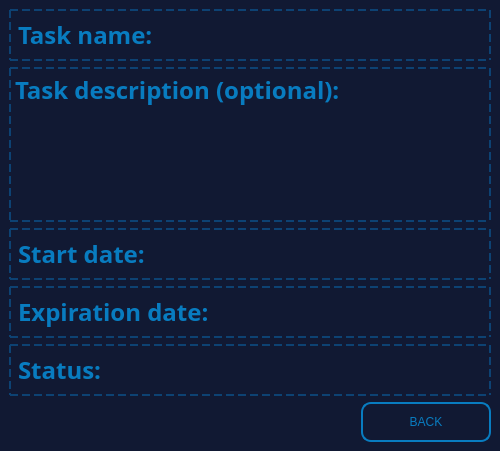
<?xml version="1.0" encoding="UTF-8"?>
<ui version="4.0">
 <class>MainWindow</class>
 <widget class="QMainWindow" name="MainWindow">
  <property name="geometry">
   <rect>
    <x>0</x>
    <y>0</y>
    <width>500</width>
    <height>451</height>
   </rect>
  </property>
  <property name="sizePolicy">
   <sizepolicy hsizetype="Fixed" vsizetype="Fixed">
    <horstretch>0</horstretch>
    <verstretch>0</verstretch>
   </sizepolicy>
  </property>
  <property name="minimumSize">
   <size>
    <width>500</width>
    <height>370</height>
   </size>
  </property>
  <property name="maximumSize">
   <size>
    <width>500</width>
    <height>16777215</height>
   </size>
  </property>
  <property name="windowTitle">
   <string>MainWindow</string>
  </property>
  <property name="styleSheet">
   <string notr="true">background-color: #111933;</string>
  </property>
  <widget class="QWidget" name="centralwidget">
   <layout class="QVBoxLayout" name="verticalLayout">
    <item>
     <widget class="QLabel" name="label">
      <property name="enabled">
       <bool>true</bool>
      </property>
      <property name="font">
       <font>
        <family>Book Antiqua</family>
        <pointsize>18</pointsize>
        <weight>75</weight>
        <bold>true</bold>
       </font>
      </property>
      <property name="styleSheet">
       <string notr="true">color: #087cc0;

border: 2px dashed #0d4273;</string>
      </property>
      <property name="text">
       <string>Task name:</string>
      </property>
      <property name="alignment">
       <set>Qt::AlignLeading|Qt::AlignLeft|Qt::AlignTop</set>
      </property>
      <property name="wordWrap">
       <bool>false</bool>
      </property>
     </widget>
    </item>
    <item>
     <widget class="QPlainTextEdit" name="plainTextEdit">
      <property name="enabled">
       <bool>true</bool>
      </property>
      <property name="font">
       <font>
        <family>Book Antiqua</family>
        <pointsize>18</pointsize>
        <weight>75</weight>
        <bold>true</bold>
       </font>
      </property>
      <property name="styleSheet">
       <string notr="true">QPlainTextEdit{
	color: #087cc0;
	border: 2px dashed #0d4273;
}

QScrollBar:vertical{
	border: none;
    background:#087cc0;
    width: 14px;
    margin: 15px 0 15px 0;
	border-radius: 0px;
}

/*  HANDLE BAR VERTICAL */
QScrollBar::handle:vertical {	
	background-color: #0d5377;
	min-height: 30px;
}
QScrollBar::handle:vertical:hover{	
	background-color: rgb(235, 235, 235);
}
QScrollBar::handle:vertical:pressed {	
	background-color: rgb(255, 255, 255);
}

/* BTN TOP - SCROLLBAR */
QScrollBar::sub-line:vertical {
	border: none;
	background-color:#03d3f2;
	height: 15px;
	subcontrol-position: top;
	subcontrol-origin: margin;
}
QScrollBar::sub-line:vertical:hover {	
	background-color: rgb(235, 235, 235);
}
QScrollBar::sub-line:vertical:pressed {	
	background-color: rgb(255, 255, 255);
}

/* BTN BOTTOM - SCROLLBAR */
QScrollBar::add-line:vertical {
	border: none;
	background-color: #03d3f2;
	height: 15px;
	subcontrol-position: bottom;
	subcontrol-origin: margin;
}
QScrollBar::add-line:vertical:hover {	
	background-color: rgb(235, 235, 235);
}
QScrollBar::add-line:vertical:pressed {	
	background-color: rgb(255, 255, 255);
}

/* RESET ARROW */
QScrollBar::up-arrow:vertical, QScrollBar::down-arrow:vertical {
	background: none;
}
QScrollBar::add-page:vertical, QScrollBar::sub-page:vertical {
	background: none;
}</string>
      </property>
      <property name="plainText">
       <string>Task description (optional):</string>
      </property>
     </widget>
    </item>
    <item>
     <widget class="QLabel" name="label_3">
      <property name="font">
       <font>
        <family>Book Antiqua</family>
        <pointsize>18</pointsize>
        <weight>75</weight>
        <bold>true</bold>
       </font>
      </property>
      <property name="styleSheet">
       <string notr="true">color: #087cc0;
border: 2px dashed #0d4273;</string>
      </property>
      <property name="text">
       <string>Start date:</string>
      </property>
      <property name="alignment">
       <set>Qt::AlignLeading|Qt::AlignLeft|Qt::AlignTop</set>
      </property>
     </widget>
    </item>
    <item>
     <widget class="QLabel" name="label_4">
      <property name="font">
       <font>
        <family>Book Antiqua</family>
        <pointsize>18</pointsize>
        <weight>75</weight>
        <bold>true</bold>
       </font>
      </property>
      <property name="styleSheet">
       <string notr="true">color: #087cc0;
border: 2px dashed #0d4273;</string>
      </property>
      <property name="text">
       <string>Expiration date:</string>
      </property>
      <property name="alignment">
       <set>Qt::AlignLeading|Qt::AlignLeft|Qt::AlignTop</set>
      </property>
     </widget>
    </item>
    <item>
     <widget class="QLabel" name="label_5">
      <property name="font">
       <font>
        <family>Book Antiqua</family>
        <pointsize>18</pointsize>
        <weight>75</weight>
        <bold>true</bold>
       </font>
      </property>
      <property name="styleSheet">
       <string notr="true">color: #087cc0;
border: 2px dashed #0d4273;</string>
      </property>
      <property name="text">
       <string>Status:</string>
      </property>
      <property name="alignment">
       <set>Qt::AlignLeading|Qt::AlignLeft|Qt::AlignTop</set>
      </property>
     </widget>
    </item>
    <item>
     <layout class="QHBoxLayout" name="horizontalLayout">
      <item>
       <spacer name="horizontalSpacer">
        <property name="orientation">
         <enum>Qt::Horizontal</enum>
        </property>
        <property name="sizeHint" stdset="0">
         <size>
          <width>40</width>
          <height>20</height>
         </size>
        </property>
       </spacer>
      </item>
      <item>
       <widget class="QPushButton" name="discard_changes_Btn">
        <property name="sizePolicy">
         <sizepolicy hsizetype="Fixed" vsizetype="Fixed">
          <horstretch>0</horstretch>
          <verstretch>0</verstretch>
         </sizepolicy>
        </property>
        <property name="minimumSize">
         <size>
          <width>130</width>
          <height>40</height>
         </size>
        </property>
        <property name="styleSheet">
         <string notr="true">QPushButton{

	border: 2px solid #087cc0;
	color: #087cc0;
	font: 75 14pt &quot;Book Antiqua&quot;;
	border-radius: 10px;
}

QPushButton:hover{
	background-color: rgb(25, 38, 76);
}

</string>
        </property>
        <property name="text">
         <string>BACK</string>
        </property>
       </widget>
      </item>
     </layout>
    </item>
   </layout>
  </widget>
 </widget>
 <resources/>
 <connections/>
</ui>
